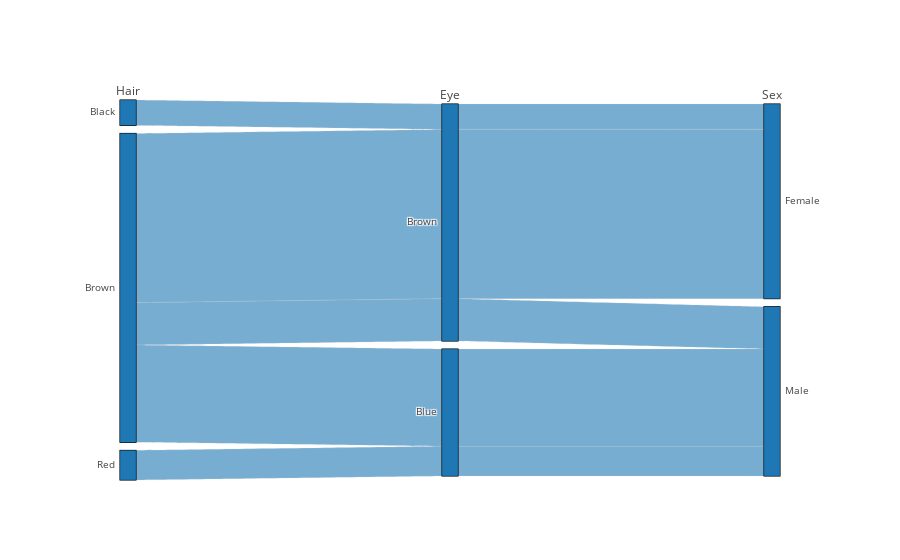

Notebook cell for this chart:
### Markdown cell above
#### Basic Parallel Categories Diagram with Counts
If the frequency of occurrence for each combination of attributes is known in advance, this can be specified using the `counts` property

### Code cell
parcats = go.Parcats(
    dimensions=[
        {'label': 'Hair',
         'values': ['Black', 'Brown', 'Brown', 'Brown', 'Red']},
        {'label': 'Eye',
         'values': ['Brown', 'Brown', 'Brown', 'Blue', 'Blue']},
        {'label': 'Sex',
         'values': ['Female', 'Male', 'Female', 'Male', 'Male']}],
    counts=[6, 10, 40, 23, 7]
)

iplot([parcats])

### Figure 1 — Plotly figure (JSON) as saved in the notebook; plotly's stock layout.template omitted (floating-point values rounded to 4 significant figures)
{"data": [{"counts": [6, 10, 40, 23, 7], "dimensions": [{"label": "Hair", "values": ["Black", "Brown", "Brown", "Brown", "Red"]}, {"label": "Eye", "values": ["Brown", "Brown", "Brown", "Blue", "Blue"]}, {"label": "Sex", "values": ["Female", "Male", "Female", "Male", "Male"]}], "type": "parcats", "uid": "b6c1d603-634c-4b3d-89da-d8180f758acc"}], "layout": {"autosize": true}}
